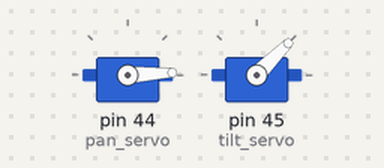
Bench run of a sketch on a simulated Arduino Mega 2560, built with avr-gcc and run on an emulated ATmega2560. Shown: 2 × servo.

Above: at 0.05 s.
At 1.35 s:
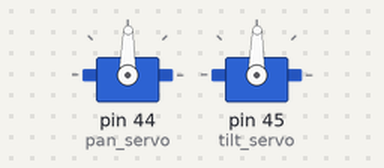
At 2.65 s:
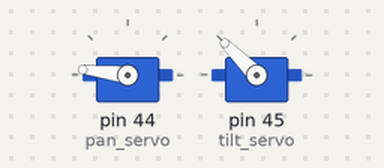
At 5.25 s:
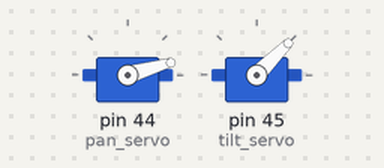
Timing chart, 0 to 7.1 s (numbered marks = the images above):
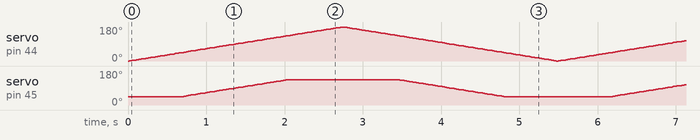

The sketch:

Proyecto_15-Pan_Tilt.ino
```cpp
/* Control de dos servos para un sistema de dos grados de libertad
   Servo 1 - PIN 22
   Servo 2 - PIN 23
   Librería: https://www.arduino.cc/en/Reference/Servo
   Para Arduino mega: On the Mega, up to 12 servos can be used without interfering with PWM functionality; use of 12 to 23 motors will disable PWM on pins 11 and 12.
   Usado Servo MG995
*/

#include <Servo.h>

Servo pan_servo;  // create servo object to control a servo
Servo tilt_servo;  // create servo object to control a servo

int pos = 0;    // variable to store the servo position

void setup() {
  Serial.begin(9600);
  pan_servo.attach(44);  // attaches the servo pan on pin 44 to the servo object
  tilt_servo.attach(45);  // attaches the servo on pin 46 to the servo object

}

void loop() {
  for (pos = 0; pos <= 180; pos += 1) { // goes from 0 degrees to 180 degrees
    // in steps of 1 degree
    pan_servo.write(pos);              // tell servo to go to position in variable 'pos'
    tilt_servo.write(constrain(pos, 45, 135));
    delay(15);                       // waits 15ms for the servo to reach the position
  }
  for (pos = 180; pos >= 0; pos -= 1) { // goes from 180 degrees to 0 degrees
    pan_servo.write(pos);              // tell servo to go to position in variable 'pos'
    tilt_servo.write(constrain(pos, 45, 135));
    delay(15);                       // waits 15ms for the servo to reach the position
  }
}
```
